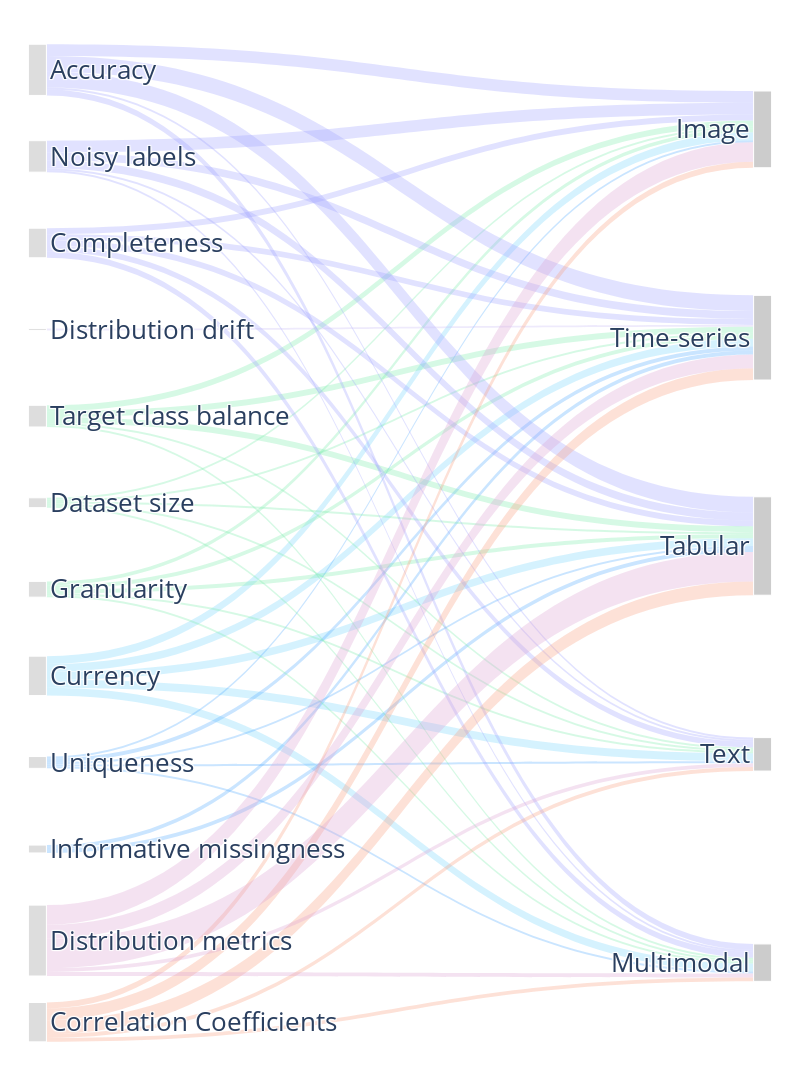

Notebook code cell kept with this figure:
### Code cell
import pandas as pd
import plotly.graph_objects as go

# ==========================
# 0. Inputs
# ==========================
file_path = "MetricLibrary3.xlsx"   # <-- change if needed
sheet_name = "senky_1"             # <-- change if needed

cluster_colors = {
    "Measurement Process":      "#9C9EFF",
    "Consistency":              "#C8BAF3",
    "Representativeness":       "#77EBA8",
    "Informativeness":          "#51AAFF",
    "Timeliness":               "#73D3FC",
    "Distribution Metrics cluster":     "#DB9ECF",
    "Correlation Coefficients cluster": "#F79B7C"
}

desired_dimension_order = [
    "Accuracy",
    "Noisy labels",
    "Completeness",
    "Distribution drift",
    "Syntactic Consistency",
    "Target class balance",
    "Dataset size",
    "Granularity",
    "Currency",
    "Uniqueness",
    "Informative missingness",
    "Distribution metrics",
    "Correlation Coefficients",
]

datatype_cols = ["Image", "Time-series", "Tabular", "Text", "Multimodal"]

# ==========================
# 1. Load data
# ==========================
df = pd.read_excel(file_path, sheet_name=sheet_name)

df = df.rename(columns={
    "Cluster name": "cluster",
    "Cluster Name": "cluster",
    "Cluster": "cluster",
    "Number of metrics cluster": "n_cluster",
    "Number of metrics per cluster": "n_cluster",
    "Number of metrics cluster ": "n_cluster",
    "Dimension": "dimension",
    "DImnsion": "dimension",
    "DImension": "dimension",
    "Number of metrics dimensions": "n_dimension",
    "Number of metrics dimension": "n_dimension",
    "Number of metrics per dimension": "n_dimension",
})

keep_cols = ["cluster", "dimension"] + datatype_cols
missing = [c for c in keep_cols if c not in df.columns]
if missing:
    raise ValueError(f"Missing required columns in Excel: {missing}")

df = df[keep_cols].copy()

df["cluster"] = df["cluster"].astype(str).str.strip()
df["dimension"] = df["dimension"].astype(str).str.strip()
for c in datatype_cols:
    df[c] = pd.to_numeric(df[c], errors="coerce").fillna(0)

df = df[(df["dimension"] != "") & (df["dimension"].str.lower() != "nan")]
df = df[(df["cluster"] != "") & (df["cluster"].str.lower() != "nan")]

# ==========================
# 2. Build nodes (TWO columns only)
#    Dimensions → Datatypes
#    (ORDER IS PRESERVED via desired_dimension_order)
# ==========================
dimensions_present = set(df["dimension"].unique())
dimensions = [d for d in desired_dimension_order if d in dimensions_present]
datatypes = datatype_cols[:]

nodes = dimensions + datatypes
node_index = {n: i for i, n in enumerate(nodes)}

# Node colors: neutral for dims + datatypes (link colors encode cluster)
node_colors = (["#DDDDDD" for _ in dimensions] + ["#CCCCCC" for _ in datatypes])

# ==========================
# 3. Build links (Dimension → Data type), colored by cluster
# ==========================
sources, targets, values, link_colors = [], [], [], []

for _, r in df.iterrows():
    dim = r["dimension"]
    cl = r["cluster"]

    if dim not in node_index:
        continue

    for dt in datatypes:
        v = float(r[dt])
        if v <= 0:
            continue
        if dt not in node_index:
            continue

        sources.append(node_index[dim])
        targets.append(node_index[dt])
        values.append(v)

        col = cluster_colors.get(cl, "#999999")
        link_colors.append(
            f"rgba({int(col[1:3],16)},{int(col[3:5],16)},{int(col[5:7],16)},0.30)"
        )

# ==========================
# 4. Fix node positions
#    OPTION B: locally spread ONLY the bottom few dimension nodes
#    (keeps dimension order the same)
# ==========================
n_dimensions = len(dimensions)
n_datatypes = len(datatypes)

def spaced_y(n, top=0.02, bottom=0.98):
    if n <= 1:
        return [0.5]
    step = (bottom - top) / (n - 1)
    return [top + i * step for i in range(n)]

y_dimensions = spaced_y(n_dimensions, top=0.02, bottom=0.98)
y_datatypes  = spaced_y(n_datatypes,  top=0.08, bottom=0.92)

# ---- OPTION B PARAMETERS ----
EXTRA_GAP = 0.01   # try 0.03–0.08 (bigger = more separation at bottom)
K = 2              # spread bottom K dimension nodes (incl. last two)

# Spread the bottom K dimension nodes downward progressively
K = min(K, n_dimensions)
for i in range(1, K + 1):
    idx = -i
    # last node gets the biggest push, then slightly less above it
    y_dimensions[idx] = min(0.98, y_dimensions[idx] + EXTRA_GAP * (K - i + 1) / K)

# Safety: ensure strictly increasing y (prevents overlaps from ties)
MIN_DY = 0.002
for i in range(1, len(y_dimensions)):
    if y_dimensions[i] <= y_dimensions[i - 1] + MIN_DY:
        y_dimensions[i] = y_dimensions[i - 1] + MIN_DY

# Clamp again to bounds
y_dimensions = [min(0.98, max(0.02, y)) for y in y_dimensions]

# Two x columns only
x_dimensions = [0.01] * n_dimensions
x_datatypes  = [0.99] * n_datatypes

node_x = x_dimensions + x_datatypes
node_y = y_dimensions + y_datatypes

# ==========================
# 5. Build Sankey
# ==========================
FONT_SIZE = 26
NODE_PAD = 80
NODE_THICKNESS = 18

fig = go.Figure(go.Sankey(
    arrangement="fixed",
    node=dict(
        pad=NODE_PAD,
        thickness=NODE_THICKNESS,
        line=dict(color="white", width=1),
        label=nodes,
        color=node_colors,
        x=node_x,
        y=node_y
    ),
    link=dict(
        source=sources,
        target=targets,
        value=values,
        color=link_colors,
        hovertemplate="From %{source.label} → %{target.label}<br>Count: %{value}<extra></extra>"
    )
))

fig.update_layout(
    title_text=None,
    font_size=FONT_SIZE,
    width=800,
    height=1600,
    margin=dict(t=50, r=30, b=50, l=30)
)

fig.show()

fig.write_html("sankey_dimension_datatype_ordered.html")
print("Saved: sankey_dimension_datatype_ordered.html")

# 300 dpi PNG
fig.write_image(
    "Fig3_Sankey_dimension_datatype_ordered.png",
    width=800,
    height=1600,
    scale=300/72
)
fig.write_image("Fig3_Sankey_dimension_datatype_ordered.svg", scale=3)
fig.write_image("Fig3_Sankey_dimension_datatype_ordered.pdf", scale=3)

print("Saved: Fig3_Sankey_dimension_datatype_ordered (png/svg/pdf)")

### Figure 1 — Plotly figure (JSON) as saved in the notebook; plotly's stock layout.template omitted (floating-point values rounded to 4 significant figures)
{"data": [{"arrangement": "fixed", "link": {"color": ["rgba(115,211,252,0.30)", "rgba(115,211,252,0.30)", "rgba(115,211,252,0.30)", "rgba(115,211,252,0.30)", "rgba(115,211,252,0.30)", "rgba(81,170,255,0.30)", "rgba(81,170,255,0.30)", "rgba(81,170,255,0.30)", "rgba(81,170,255,0.30)", "rgba(81,170,255,0.30)", "rgba(81,170,255,0.30)", "rgba(81,170,255,0.30)", "rgba(119,235,168,0.30)", "rgba(119,235,168,0.30)", "rgba(119,235,168,0.30)", "rgba(119,235,168,0.30)", "rgba(119,235,168,0.30)", "rgba(119,235,168,0.30)", "rgba(119,235,168,0.30)", "rgba(119,235,168,0.30)", "rgba(119,235,168,0.30)", "rgba(119,235,168,0.30)", "rgba(119,235,168,0.30)", "rgba(119,235,168,0.30)", "rgba(119,235,168,0.30)", "rgba(119,235,168,0.30)", "rgba(119,235,168,0.30)", "rgba(156,158,255,0.30)", "rgba(156,158,255,0.30)", "rgba(156,158,255,0.30)", "rgba(156,158,255,0.30)", "rgba(156,158,255,0.30)", "rgba(156,158,255,0.30)", "rgba(156,158,255,0.30)", "rgba(156,158,255,0.30)", "rgba(156,158,255,0.30)", "rgba(156,158,255,0.30)", "rgba(156,158,255,0.30)", "rgba(156,158,255,0.30)", "rgba(156,158,255,0.30)", "rgba(156,158,255,0.30)", "rgba(156,158,255,0.30)", "rgba(200,186,243,0.30)", "rgba(247,155,124,0.30)", "rgba(247,155,124,0.30)", "rgba(247,155,124,0.30)", "rgba(247,155,124,0.30)", "rgba(247,155,124,0.30)", "rgba(219,158,207,0.30)", "rgba(219,158,207,0.30)", "rgba(219,158,207,0.30)", "rgba(219,158,207,0.30)", "rgba(219,158,207,0.30)"], "hovertemplate": "From %{source.label} → %{target.label}<br>Count: %{value}<extra></extra>", "source": [7, 7, 7, 7, 7, 8, 8, 8, 8, 8, 9, 9, 5, 5, 5, 5, 5, 6, 6, 6, 6, 6, 4, 4, 4, 4, 4, 2, 2, 2, 2, 2, 1, 1, 1, 1, 1, 0, 0, 0, 0, 0, 3, 11, 11, 11, 11, 11, 10, 10, 10, 10, 10], "target": [12, 13, 14, 15, 16, 12, 13, 14, 15, 16, 13, 14, 12, 13, 14, 15, 16, 12, 13, 14, 15, 16, 12, 13, 14, 15, 16, 12, 13, 14, 15, 16, 12, 13, 14, 15, 16, 12, 13, 14, 15, 16, 13, 12, 13, 14, 15, 16, 12, 13, 14, 15, 16], "value": [4, 4, 4, 4, 4, 1, 2, 1, 1, 1, 2, 2, 1, 1, 1, 1, 1, 2, 2, 2, 1, 1, 3, 3, 3, 1, 1, 3, 3, 3, 3, 3, 6, 4, 4, 1, 1, 6, 8, 8, 1, 3, 1, 3, 6, 7, 2, 2, 10, 7, 15, 2, 2]}, "node": {"color": ["#DDDDDD", "#DDDDDD", "#DDDDDD", "#DDDDDD", "#DDDDDD", "#DDDDDD", "#DDDDDD", "#DDDDDD", "#DDDDDD", "#DDDDDD", "#DDDDDD", "#DDDDDD", "#CCCCCC", "#CCCCCC", "#CCCCCC", "#CCCCCC", "#CCCCCC"], "label": ["Accuracy", "Noisy labels", "Completeness", "Distribution drift", "Target class balance", "Dataset size", "Granularity", "Currency", "Uniqueness", "Informative missingness", "Distribution metrics", "Correlation Coefficients", "Image", "Time-series", "Tabular", "Text", "Multimodal"], "line": {"color": "white", "width": 1}, "pad": 80, "thickness": 18, "x": [0.01, 0.01, 0.01, 0.01, 0.01, 0.01, 0.01, 0.01, 0.01, 0.01, 0.01, 0.01, 0.99, 0.99, 0.99, 0.99, 0.99], "y": [0.02, 0.1073, 0.1945, 0.2818, 0.3691, 0.4564, 0.5436, 0.6309, 0.7182, 0.8055, 0.8977, 0.98, 0.08, 0.29, 0.5, 0.71, 0.92]}, "type": "sankey"}], "layout": {"font": {"size": 26}, "height": 1600, "margin": {"b": 50, "l": 30, "r": 30, "t": 50}, "width": 800}}
